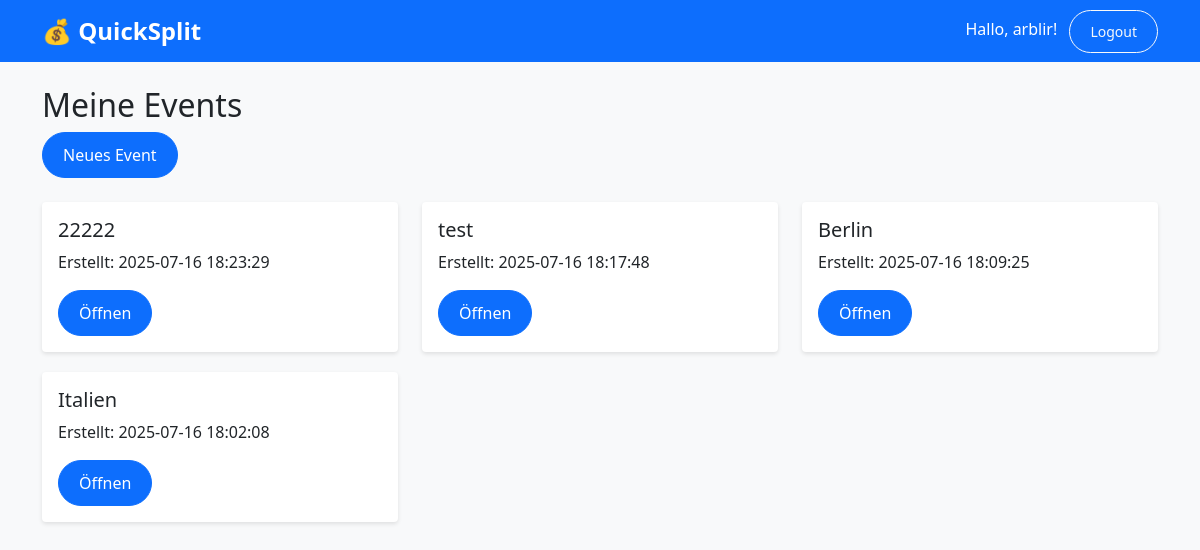
The page /events/ (signed in) on the database its author committed.
### tables this page shows
CREATE TABLE events (
            id INTEGER PRIMARY KEY AUTOINCREMENT,
            name TEXT NOT NULL,
            owner_id INTEGER,
            created_at TIMESTAMP DEFAULT CURRENT_TIMESTAMP,
            FOREIGN KEY (owner_id) REFERENCES users(id)
        );

### WEBAPP/routes/events.py (the view)
@events_bp.route('/')
def list_events():
    if 'user_id' not in session:
        return redirect(url_for('auth.login'))
    conn = get_db_connection()
    events = conn.execute(
        'SELECT * FROM events WHERE owner_id = ? ORDER BY created_at DESC',
        (session['user_id'],)
    ).fetchall()
    conn.close()
    return render_template('events/list.html', events=events)

### WEBAPP/database.py (called while the page is built)
def get_db_connection():
    conn = sqlite3.connect(DATABASE)
    conn.row_factory = sqlite3.Row
    return conn

### WEBAPP/templates/events/list.html (shortened to what this page needs)
{% extends "base.html" %}
{% block content %}
<h2>Meine Events</h2>
<a href="{{ url_for('events.create_event') }}" class="btn btn-primary">Neues Event</a>
<br><br>
{% if events %}
  <div class="row">
    {% for event in events %}
    <div class="col-md-4">
      <div class="card" style="margin-bottom: 20px;">
        <div class="card-body">
          <h5>{{ event.name }}</h5>
          <p>Erstellt: {{ event.created_at }}</p>
          <a href="{{ url_for('events.show_event', event_id=event.id) }}" class="btn btn-primary">Öffnen</a>
        </div>
      </div>
    </div>
    {% endfor %}
  </div>
{% else %}
  <div class="alert alert-info">
    <h4>Keine Events!</h4>
    <p>Du hast noch keine Events. Erstelle dein erstes Event!</p>
  </div>
{% endif %}
{% endblock %}

### WEBAPP/static/style.css (style rules this page uses)
body { background-color: #f8f9fa; }
.card { transition: transform 0.2s; border: none; box-shadow: 0 2px 4px rgba(0,0,0,0.1); }
.btn { border-radius: 25px; padding: 10px 20px; }

### rows shown on the page
events: name "22222", created_at "2025-07-16 18:23:29"
events: name "test", created_at "2025-07-16 18:17:48"
events: name "Berlin", created_at "2025-07-16 18:09:25"
events: name "Italien", created_at "2025-07-16 18:02:08"

### other values the page prints
{{ session.get('user_name') }} "arblir"
